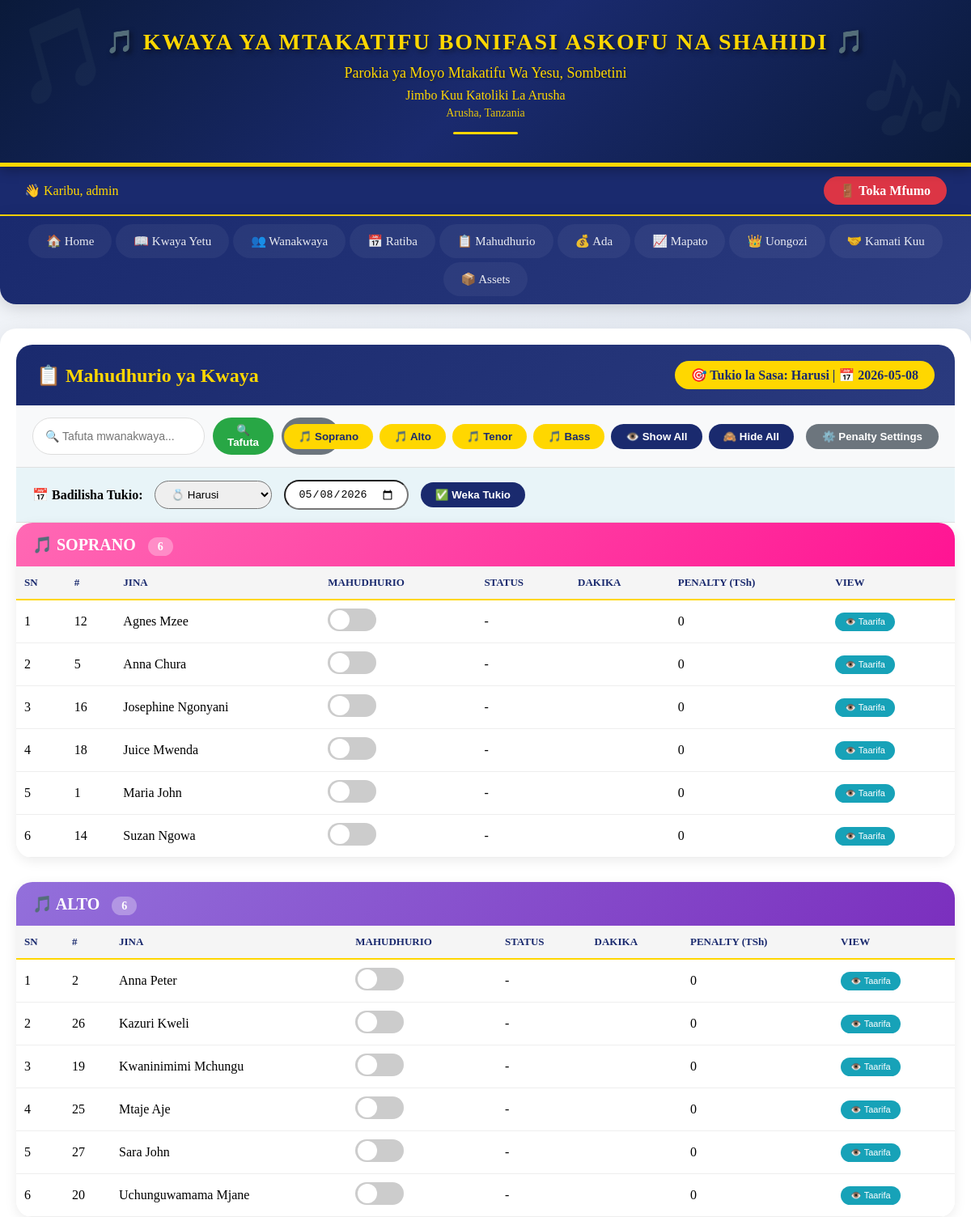
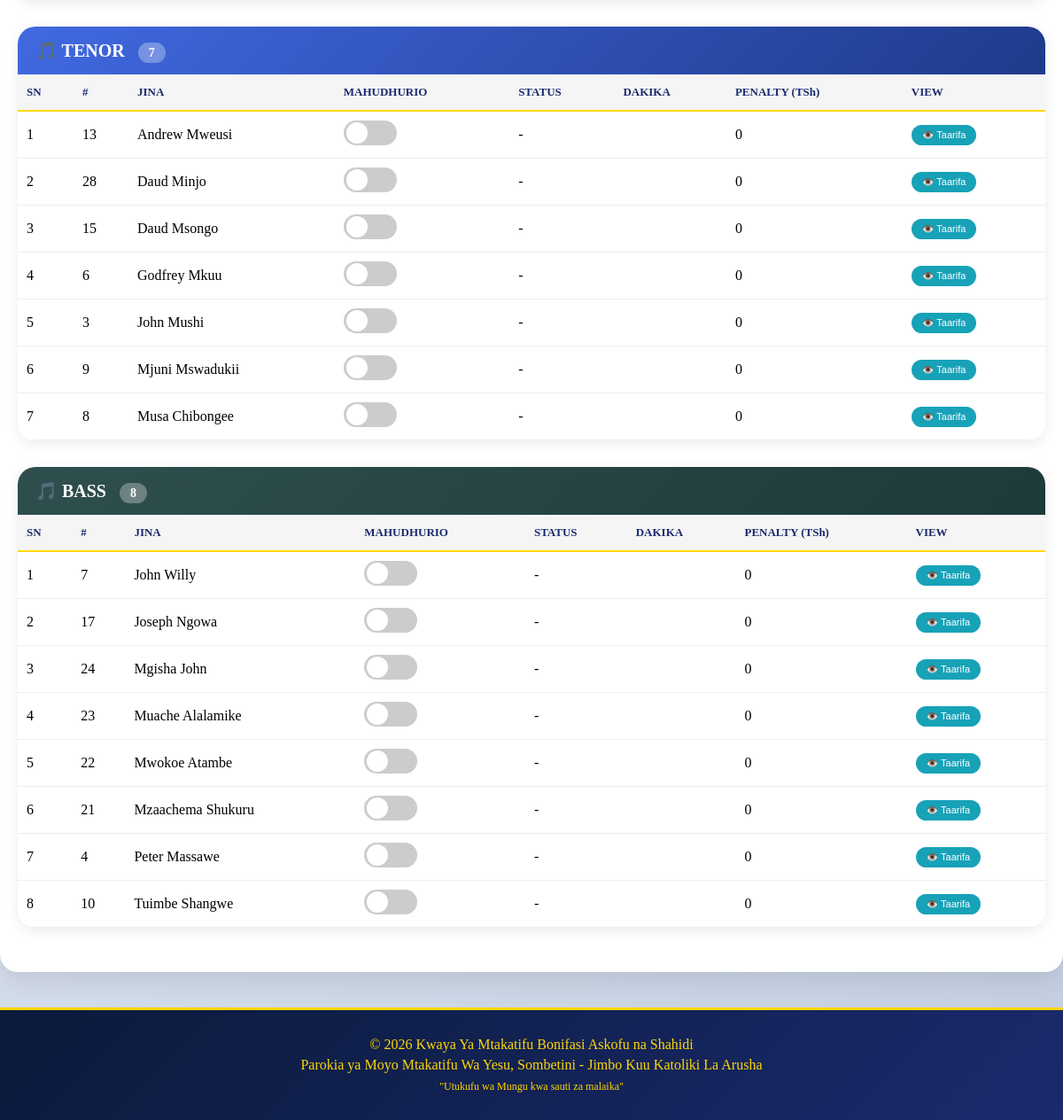
/mahudhurio (signed in), run on the app's committed database (2 pictures, top to bottom).
### tables this page shows
CREATE TABLE current_event (
            id INTEGER PRIMARY KEY AUTOINCREMENT,
            tukio TEXT NOT NULL,
            tarehe DATE DEFAULT CURRENT_DATE
        );

CREATE TABLE wanakwaya (
            id INTEGER PRIMARY KEY AUTOINCREMENT,
            jina TEXT NOT NULL,
            simu TEXT NOT NULL,
            sauti TEXT,
            anwani TEXT,
            tarehe_jiunga DATE DEFAULT CURRENT_DATE
        , status TEXT DEFAULT 'active');

### app.py (the view)
@app.route('/mahudhurio')
def mahudhurio_enhanced():
    if 'user_id' not in session:
        return redirect(url_for('login'))
    with get_db() as conn:
        current_event = conn.execute("SELECT * FROM current_event ORDER BY id DESC LIMIT 1").fetchone()
        if not current_event:
            current_event = {'tukio': 'Misa', 'tarehe': datetime.now().strftime('%Y-%m-%d')}
        penalty_settings = conn.execute("SELECT * FROM penalty_settings").fetchall()
        wanakwaya_soprano = conn.execute("SELECT * FROM wanakwaya WHERE sauti = 'Soprano' AND status = 'active' ORDER BY jina").fetchall()
        wanakwaya_alto = conn.execute("SELECT * FROM wanakwaya WHERE sauti = 'Alto' AND status = 'active' ORDER BY jina").fetchall()
        wanakwaya_tenor = conn.execute("SELECT * FROM wanakwaya WHERE sauti = 'Tenor' AND status = 'active' ORDER BY jina").fetchall()
        wanakwaya_bass = conn.execute("SELECT * FROM wanakwaya WHERE sauti = 'Bass' AND status = 'active' ORDER BY jina").fetchall()
        today = datetime.now().strftime('%Y-%m-%d')
        attendance = {}
        records = conn.execute('''SELECT * FROM mahudhurio_detailed
                                  WHERE tarehe = ? AND tukio = ?''',
                               (today, current_event['tukio'])).fetchall()
        for rec in records:
            attendance[rec['mwanakwaya_id']] = {
                'status': rec['status'],
                'dakika_chelewa': rec['dakika_chelewa'],
                'penalty': rec['penalty']
            }
    return render_template('mahudhurio.html',
                         soprano=wanakwaya_soprano,
                         alto=wanakwaya_alto,
                         tenor=wanakwaya_tenor,
                         bass=wanakwaya_bass,
                         current_event=current_event,
                         penalty_settings=penalty_settings,
                         attendance=attendance)

### app.py (called while the page is built)
def get_db():
    conn = sqlite3.connect(DATABASE)
    conn.row_factory = sqlite3.Row
    return conn

### templates/mahudhurio.html (shortened to what this page needs)
{% extends "base.html" %}
{% block content %}
<div class="attendance-container">
    <div class="attendance-header">
        <h1>📋 Mahudhurio ya Kwaya</h1>
        <div class="event-badge" id="currentEventDisplay">
            🎯 Tukio la Sasa: {{ current_event.tukio }} | 📅 {{ current_event.tarehe }}
        </div>
    </div>
    <div class="controls-bar">
        <div class="search-box">
            <input type="text" id="searchInput" placeholder="🔍 Tafuta mwanakwaya...">
            <button class="voice-toggle" onclick="searchMembers()" style="background: #28a745;">🔍 Tafuta</button>
            <button class="voice-toggle" onclick="resetSearch()" style="background: #6c757d;">🔄 Reset</button>
        </div>
        <div class="voice-controls">
            <button class="voice-toggle active" data-voice="Soprano" onclick="toggleVoiceSection('Soprano')">🎵 Soprano</button>
            <button class="voice-toggle active" data-voice="Alto" onclick="toggleVoiceSection('Alto')">🎵 Alto</button>
            <button class="voice-toggle active" data-voice="Tenor" onclick="toggleVoiceSection('Tenor')">🎵 Tenor</button>
            <button class="voice-toggle active" data-voice="Bass" onclick="toggleVoiceSection('Bass')">🎵 Bass</button>
            <button class="voice-toggle" onclick="showAllVoices()">👁️ Show All</button>
            <button class="voice-toggle" onclick="hideAllVoices()">🙈 Hide All</button>
        </div>
        <button class="settings-btn" onclick="openSettingsModal()">⚙️ Penalty Settings</button>
    </div>
    <div class="controls-bar" style="background: #e8f4f8;">
        <div style="display: flex; gap: 15px; align-items: center; flex-wrap: wrap;">
            <span style="font-weight: bold;">📅 Badilisha Tukio:</span>
            <select id="eventSelect" style="padding: 8px 15px; border-radius: 25px;">
                <option value="Harusi" {% if current_event.tukio == 'Harusi' %}selected{% endif %}>💍 Harusi</option>
            </select>
            <input type="date" id="eventDate" value="{{ current_event.tarehe }}" style="padding: 8px 15px; border-radius: 25px;">
            <button class="voice-toggle" onclick="updateCurrentEvent()" style="background: #1a2a6e;">✅ Weka Tukio</button>
        </div>
    </div>
    <div id="SopranoSection" class="voice-section">
        <div class="voice-header voice-soprano">
            🎵 SOPRANO <span id="sopranoCount">{{ soprano|length }}</span>
        </div>
        <table class="member-table" id="sopranoTable">
            <thead>
                <tr>
                    <th>SN</th><th>#</th><th>JINA</th><th>MAHUDHURIO</th><th>STATUS</th><th>DAKIKA</th><th>PENALTY (TSh)</th><th>VIEW</th>
                </tr>
            </thead>
            <tbody>
                {% for member in soprano %}
                <tr data-name="{{ member.jina|lower }}" data-id="{{ member.id }}">
                    <td>{{ loop.index }}</td>
                    <td>{{ member.id }}</td>
                    <td>{{ member.jina }}</td>
                    <td>
                        <div class="toggle-switch" data-id="{{ member.id }}" data-status="present" onclick="toggleStatus({{ member.id }}, '{{ member.jina }}', 'Soprano')"></div>
                    </td>
                    <td class="status-cell-{{ member.id }}">-</td>
                    <td class="minutes-cell-{{ member.id }}">
                    </td>
                    <td class="penalty-cell-{{ member.id }}">0</td>
                    <td><button class="view-details-btn" onclick="viewMemberDetails({{ member.id }})">👁️ Taarifa</button></td>
                </tr>
                {% endfor %}
            </tbody>
        </table>
    </div>
    <div id="AltoSection" class="voice-section">
        <div class="voice-header voice-alto">
            🎵 ALTO <span id="altoCount">{{ alto|length }}</span>
        </div>
        <table class="member-table" id="altoTable">
            <thead><tr><th>SN</th><th>#</th><th>JINA</th><th>MAHUDHURIO</th><th>STATUS</th><th>DAKIKA</th><th>PENALTY (TSh)</th><th>VIEW</th></tr></thead>
            <tbody>
                {% for member in alto %}
                <tr data-name="{{ member.jina|lower }}" data-id="{{ member.id }}">
                    <td>{{ loop.index }}</td><td>{{ member.id }}</td><td>{{ member.jina }}</td>
                    <td><div class="toggle-switch" data-id="{{ member.id }}" data-status="present" onclick="toggleStatus({{ member.id }}, '{{ member.jina }}', 'Alto')"></div></td>
                    <td class="status-cell-{{ member.id }}">-</td>
                    <td class="minutes-cell-{{ member.id }}"></td>
                    <td class="penalty-cell-{{ member.id }}">0</td>
                    <td><button class="view-details-btn" onclick="viewMemberDetails({{ member.id }})">👁️ Taarifa</button></td>
                </tr>
                {% endfor %}
            </tbody>
        </table>
    </div>
    <div id="TenorSection" class="voice-section">
        <div class="voice-header voice-tenor">
            🎵 TENOR <span id="tenorCount">{{ tenor|length }}</span>
        </div>
        <table class="member-table" id="tenorTable">
            <thead><tr><th>SN</th><th>#</th><th>JINA</th><th>MAHUDHURIO</th><th>STATUS</th><th>DAKIKA</th><th>PENALTY (TSh)</th><th>VIEW</th></tr></thead>
            <tbody>
                {% for member in tenor %}
                <tr data-name="{{ member.jina|lower }}" data-id="{{ member.id }}">
                    <td>{{ loop.index }}</td><td>{{ member.id }}</td><td>{{ member.jina }}</td>
                    <td><div class="toggle-switch" data-id="{{ member.id }}" data-status="present" onclick="toggleStatus({{ member.id }}, '{{ member.jina }}', 'Tenor')"></div></td>
                    <td class="status-cell-{{ member.id }}">-</td>
                    <td class="minutes-cell-{{ member.id }}"></td>
                    <td class="penalty-cell-{{ member.id }}">0</td>
                    <td><button class="view-details-btn" onclick="viewMemberDetails({{ member.id }})">👁️ Taarifa</button></td>
                </tr>
                {% endfor %}
            </tbody>
        </table>
    </div>
    <div id="BassSection" class="voice-section">
        <div class="voice-header voice-bass">
            🎵 BASS <span id="bassCount">{{ bass|length }}</span>
        </div>
        <table class="member-table" id="bassTable">
            <thead><tr><th>SN</th><th>#</th><th>JINA</th><th>MAHUDHURIO</th><th>STATUS</th><th>DAKIKA</th><th>PENALTY (TSh)</th><th>VIEW</th></tr></thead>
            <tbody>
                {% for member in bass %}
                <tr data-name="{{ member.jina|lower }}" data-id="{{ member.id }}">
                    <td>{{ loop.index }}</td><td>{{ member.id }}</td><td>{{ member.jina }}</td>
                    <td><div class="toggle-switch" data-id="{{ member.id }}" data-status="present" onclick="toggleStatus({{ member.id }}, '{{ member.jina }}', 'Bass')"></div></td>
                    <td class="status-cell-{{ member.id }}">-</td>
                    <td class="minutes-cell-{{ member.id }}"></td>
                    <td class="penalty-cell-{{ member.id }}">0</td>
                    <td><button class="view-details-btn" onclick="viewMemberDetails({{ member.id }})">👁️ Taarifa</button></td>
                </tr>
                {% endfor %}
            </tbody>
        </table>
    </div>
</div>
{% endblock %}

### templates/base.html (style rules this page uses)
* { margin: 0; padding: 0; box-sizing: border-box; }
body { font-family: 'Times New Roman', Times, serif; background: linear-gradient(135deg, #f5f7fa 0%, #c3cfe2 100%); min-height: 100vh; }

### templates/mahudhurio.html (style rules this page uses)
* { margin: 0; padding: 0; box-sizing: border-box; }
.attendance-container { max-width: 1600px; margin: 0 auto; }
.attendance-header { background: linear-gradient(135deg, #1a2a6e 0%, #2a3a7e 100%); padding: 20px 25px; border-radius: 20px 20px 0 0; color: white; display: flex; justify-content: space-between; align-items: center; flex-wrap: wrap; gap: 15px; }
.attendance-header h1 { color: #FFD700; margin: 0; font-size: 24px; display: flex; align-items: center; gap: 10px; }
.event-badge { background: #FFD700; color: #1a2a6e; padding: 8px 20px; border-radius: 40px; font-weight: bold; }
.controls-bar { background: #f8f9fa; padding: 15px 20px; display: flex; justify-content: space-between; align-items: center; flex-wrap: wrap; gap: 15px; border-bottom: 1px solid #e0e0e0; }
.search-box { display: flex; gap: 10px; flex: 2; min-width: 250px; }
.search-box input { flex: 1; padding: 10px 15px; border: 1px solid #ddd; border-radius: 40px; font-size: 14px; }
.voice-controls { display: flex; gap: 8px; flex-wrap: wrap; }
.voice-toggle { background: #1a2a6e; color: white; border: none; padding: 8px 18px; border-radius: 40px; cursor: pointer; font-weight: bold; transition: all 0.2s; }
.voice-toggle.active { background: #FFD700; color: #1a2a6e; }
.settings-btn { background: #6c757d; color: white; border: none; padding: 8px 20px; border-radius: 40px; cursor: pointer; font-weight: bold; display: flex; align-items: center; gap: 8px; }
.voice-section { margin-bottom: 30px; border-radius: 20px; overflow: hidden; box-shadow: 0 4px 15px rgba(0,0,0,0.08); }
.voice-header { padding: 15px 20px; font-size: 20px; font-weight: bold; color: white; }
.voice-soprano { background: linear-gradient(135deg, #FF69B4, #FF1493); }
.voice-alto { background: linear-gradient(135deg, #9370DB, #7B2FBE); }
.voice-tenor { background: linear-gradient(135deg, #4169E1, #1E3A8A); }
.voice-bass { background: linear-gradient(135deg, #2F4F4F, #1E3A3A); }
.voice-header span { background: rgba(255,255,255,0.3); padding: 4px 12px; border-radius: 30px; font-size: 14px; margin-left: 10px; }
.member-table { width: 100%; border-collapse: collapse; background: white; }
.member-table th { background: #f5f5f5; padding: 12px 10px; text-align: left; font-weight: bold; color: #1a2a6e; border-bottom: 2px solid #FFD700; font-size: 13px; }
.member-table td { padding: 10px; border-bottom: 1px solid #eee; vertical-align: middle; }
.toggle-switch { width: 60px; height: 28px; background: #ccc; border-radius: 30px; cursor: pointer; position: relative; transition: all 0.3s; display: inline-block; }
.toggle-switch::after { content: ''; width: 24px; height: 24px; background: white; border-radius: 50%; position: absolute; top: 2px; left: 3px; transition: all 0.3s; }
.view-details-btn { background: #17a2b8; color: white; border: none; padding: 5px 12px; border-radius: 20px; cursor: pointer; font-size: 11px; }

### data on the page
current_event: tukio "Harusi", tarehe "2026-05-08", tukio "💍 Harusi", tarehe "05/08/2026"
wanakwaya: id "12", jina "Agnes Mzee"
wanakwaya: id "5", jina "Anna Chura"
wanakwaya: id "16", jina "Josephine Ngonyani"
wanakwaya: id "18", jina "Juice Mwenda"
wanakwaya: id "1", jina "Maria John"
wanakwaya: id "14", jina "Suzan Ngowa"
wanakwaya: id "2", jina "Anna Peter"
wanakwaya: id "26", jina "Kazuri Kweli"
wanakwaya: id "19", jina "Kwaninimimi Mchungu"
wanakwaya: id "25", jina "Mtaje Aje"
wanakwaya: id "27", jina "Sara John"
wanakwaya: id "20", jina "Uchunguwamama Mjane"
wanakwaya: id "13", jina "Andrew Mweusi"
wanakwaya: id "28", jina "Daud Minjo"
wanakwaya: id "15", jina "Daud Msongo"
wanakwaya: id "6", jina "Godfrey Mkuu"
wanakwaya: id "3", jina "John Mushi"
wanakwaya: id "9", jina "Mjuni Mswadukii"
wanakwaya: id "8", jina "Musa Chibongee"
wanakwaya: id "7", jina "John Willy"
wanakwaya: id "17", jina "Joseph Ngowa"
wanakwaya: id "24", jina "Mgisha John"
wanakwaya: id "23", jina "Muache Alalamike"
wanakwaya: id "22", jina "Mwokoe Atambe"
wanakwaya: id "21", jina "Mzaachema Shukuru"
wanakwaya: id "4", jina "Peter Massawe"
wanakwaya: id "10", jina "Tuimbe Shangwe"

### other printed values
{{ session.username }} "admin"
{{ soprano|length }} "6"
{{ alto|length }} "6"
{{ tenor|length }} "7"
{{ bass|length }} "8"
